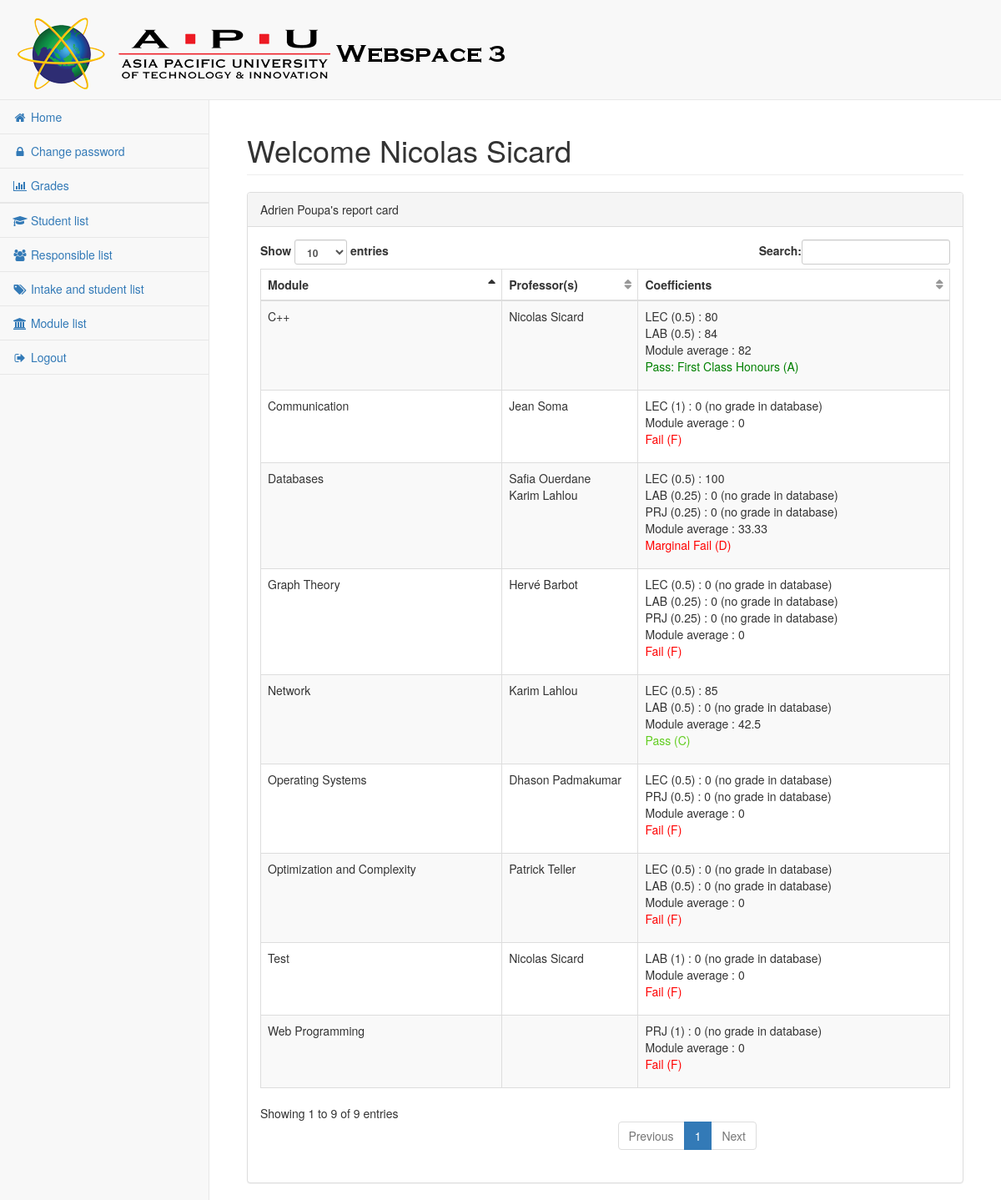
Screenshot of /report-card.php?id=1 (signed in) with the database file from the repository.
### tables this page shows
CREATE TABLE IF NOT EXISTS `student` (
  `name` varchar(255) NOT NULL,
  `surname` varchar(255) DEFAULT NULL,
  `birthdate` date DEFAULT NULL,
  `gender` varchar(1) DEFAULT NULL,
  `registered` date DEFAULT NULL,
  `previous_school` varchar(255) DEFAULT NULL,
  `photo` blob,
  `street` varchar(255) DEFAULT NULL,
  `cp` int(5) DEFAULT NULL,
  `city` varchar(255) DEFAULT NULL,
  `mobile` varchar(10) DEFAULT NULL,
  `phone` varchar(255) NOT NULL,
  `student_id` int(8) NOT NULL AUTO_INCREMENT,
  `tp_number` varchar(8) NOT NULL,
  `password` text NOT NULL,
  PRIMARY KEY (`student_id`)
);

CREATE TABLE IF NOT EXISTS `module` (
  `id_module` bigint(10) NOT NULL AUTO_INCREMENT,
  `name_module` varchar(255) DEFAULT NULL,
  `id_group2` int(10) DEFAULT NULL,
  PRIMARY KEY (`id_module`)
);

CREATE TABLE IF NOT EXISTS `teaches_module` (
  `id_professor` int(10) NOT NULL AUTO_INCREMENT,
  `id_module` bigint(10) NOT NULL,
  PRIMARY KEY (`id_professor`,`id_module`)
);

CREATE TABLE IF NOT EXISTS `professor` (
  `id_professor` int(10) NOT NULL AUTO_INCREMENT,
  `name_professor` varchar(255) DEFAULT NULL,
  `surname_professor` varchar(255) DEFAULT NULL,
  `password` text NOT NULL,
  PRIMARY KEY (`id_professor`)
);

CREATE TABLE IF NOT EXISTS `intake` (
  `id` int(10) NOT NULL AUTO_INCREMENT,
  `name` varchar(255) NOT NULL,
  PRIMARY KEY (`id`)
);

CREATE TABLE IF NOT EXISTS `coefficient` (
  `id_grade_module` int(10) NOT NULL AUTO_INCREMENT,
  `grade_type` varchar(3) DEFAULT NULL,
  `id_module3` int(10) DEFAULT NULL,
  `coefficient` float DEFAULT NULL,
  PRIMARY KEY (`id_grade_module`)
);

### report-card.php (the view, shortened to what this page needs)
<?php
include 'include/functions.php';
if ($_SESSION['role'] != 'student') {
    $id = $_GET['id'];
}
else {
    $id = $_SESSION['student_id'];
}
include 'include/head.php';
include 'include/navigation.php';
$student_query = $db->prepare("SELECT name, surname FROM student WHERE student_id=:id");
$student_query->bindParam(':id', $id);
$student_query->execute();
$student = $student_query->fetch();
?>
    <div id="page-wrapper">
        <div class="container-fluid">
            <div class="row">
                <div class="col-lg-12">
                    <h1 class="page-header">Welcome <?php echo htmlspecialchars($_SESSION['user']) ?></h1>
                </div>
            </div>
            <div class="row">
                <div class="col-lg-12">
                    <div class="panel panel-default">
                        <div class="panel-heading">
                            <?php echo htmlspecialchars($student['surname'].' '.$student['name']) ?>'s report card
                        </div>
                        <div class="panel-body">
                            <div class="dataTable_wrapper">
                                <table class="table table-striped table-bordered table-hover" id="jsTable">
                                    <thead>
                                    <tr>
                                        <th>Module</th>
                                        <th>Professor(s)</th>
                                        <th>Coefficients</th>
                                    </tr>
                                    </thead>
                                    <tbody>
                                    <?php
                                    $result = $db->prepare("SELECT id_module, name_module, id_group2 FROM student, module, intake_student, intake WHERE student.student_id=intake_student.id_student4 AND intake_student.id_groupe=intake.id AND intake_student.id_student4=student.student_id AND intake_student.id_groupe=module.id_group2 AND student_id=:id");
                                    $result->bindParam(':id', $id);
                                    $result->execute();
                                    while ($line = $result->fetch())
                                    {
                                        $query = $db->prepare("SELECT name FROM intake WHERE id=:id");
                                        $query->bindParam(':id', $line['id_group2']);
                                        $query->execute();
                                        if ($query->rowCount() > 0) {
                                            while ($nom = $query->fetch())
                                            {
                                                $query2 = $db->prepare("SELECT id_professor FROM teaches_module WHERE id_module=:id");
                                                $query2->bindParam(':id', $line['id_module']);
                                                $query2->execute();
                                                ?>
                                                <tr class="odd">
                                                <?php if ($_SESSION['role'] == 'admin') : ?>
                                                <td><a href="edit-module.php?id=<?php echo htmlspecialchars($line['id_module']) ?>"><?php echo htmlspecialchars($line['name_module']) ?></a></td>
                                                <?php else: ?>
                                                <td><?php echo htmlspecialchars($line['name_module']) ?></td>
                                                <?php endif; ?>
                                                <td>
                                                    <?php
                                                    while ($id_prof = $query2->fetch())
                                                    {
                                                        $query3 = $db->prepare("SELECT id_professor, name_professor, surname_professor FROM professor WHERE id_professor=:id");
                                                        $query3->bindParam(':id', $id_prof['id_professor']);
                                                        $query3->execute();
                                                        $row = $query3->fetch();
                                                        echo htmlspecialchars($row['surname_professor'].' '.$row['name_professor']).'<br />';
                                                    }
                                                    ?> </td> <td>
                                                <?php
                                                $average = $count = 0;
                                                $query4 = $db->prepare("SELECT grade, id_grade_module, grade_type, coefficient FROM coefficient, grade WHERE grade.grade_id=coefficient.id_grade_module AND id_module3=:id AND student_id=:student_id");
                                                $query4->bindParam(':id', $line['id_module']);
                                                $query4->bindParam(':student_id', $id);
                                                $query4->execute();
                                                while ($coeff = $query4->fetch())
                                                {
                                                    $count++;
                                                    $average += $coeff['grade'];
                                                    echo htmlspecialchars($coeff['grade_type'].' ('.$coeff['coefficient']).') : '.htmlspecialchars($coeff['grade']);
                                                    echo '<br />';
                                                }
                                                $query5 = $db->prepare("SELECT id_grade_module, grade_type, coefficient FROM coefficient WHERE id_module3=:id AND id_grade_module NOT IN (SELECT id_grade_module FROM coefficient, grade WHERE grade.grade_id=coefficient.id_grade_module AND id_module3=:id AND student_id=:student_id)");
                                                $query5->bindParam(':id', $line['id_module']);
                                                $query5->bindParam(':student_id', $id);
                                                $query5->execute();
                                                while ($coeff = $query5->fetch())
                                                {
                                                    $count++;
                                                    $average += 0;
                                                    echo htmlspecialchars($coeff['grade_type'].' ('.$coeff['coefficient']).') : 0 (no grade in database)';
                                                    echo '<br />';
                                                }
                                                if ($count != 0) {
                                                    $average /= $count;
                                                    echo 'Module average : '.round($average, 2);
                                                    generatePassFailMessage($average);
                                                }
                                                ?> </td> <?php
                                            }
                                        }
                                        else {
                                            ?>
                                            <td>No group</td>
                                            <td>No group</td>
                                            <td>No group</td>
                                            <?php
                                        }
                                        ?>
                                        </tr>
                                        <?php
                                    }
                                    ?>
                                    </tbody>
                                </table>
                            </div>
                        </div>
                    </div>
                </div>
            </div>
        </div>
    </div>
<?php
include 'include/foot.php';

### include/functions.php (shortened to what this page needs)
<?php
function generatePassFailMessage($average) {
    if ($average >= 70) {
        echo '<p style="color: green">Pass: First Class Honours (A)</p>';
    }
    elseif ($average < 70 && $average >= 60) {
        echo '<p style="color: green">Pass: Second Class Honours Upper Division (B+)</p>';
    }
    elseif ($average < 60 && $average >= 50) {
        echo '<p style="color: orange">Pass: Second Class Honours Lower Division (B)</p>';
    }
    elseif ($average < 50 && $average >= 40) {
        echo '<p style="color: #62cd21">Pass (C)</p>';
    }
    elseif ($average < 40 && $average >= 30) {
        echo '<p style="color: red">Marginal Fail (D)</p>';
    }
    else {
        echo '<p style="color: red">Fail (F)</p>';
    }
}

### rows the page displays
student: surname+name "Adrien Poupa"
module: name_module "Databases"
intake: coefficient "LEC (0.5", grade "100", average "33.33", shows "Marginal Fail (D)", grade "85", average "42.5", grade "80", coefficient "LAB (0.5", grade "84", average "82", average "0"
teaches_module: id_professor.name_professor "Safia Ouerdane"
teaches_module: id_professor.name_professor "Karim Lahlou"
coefficient: grade_type+coefficient "LAB (0.25"
coefficient: grade_type+coefficient "PRJ (0.25"
module: name_module "Network"
teaches_module: id_professor.name_professor "Karim Lahlou"
coefficient: grade_type+coefficient "LAB (0.5"
module: name_module "C++"
teaches_module: id_professor.name_professor "Nicolas Sicard"
module: name_module "Graph Theory"
teaches_module: id_professor.name_professor "Hervé Barbot"
coefficient: grade_type+coefficient "LEC (0.5"
coefficient: grade_type+coefficient "LAB (0.25"
coefficient: grade_type+coefficient "PRJ (0.25"
module: name_module "Optimization and Complexity"
teaches_module: id_professor.name_professor "Patrick Teller"
coefficient: grade_type+coefficient "LEC (0.5"
coefficient: grade_type+coefficient "LAB (0.5"
module: name_module "Communication"
teaches_module: id_professor.name_professor "Jean Soma"
coefficient: grade_type+coefficient "LEC (1"
module: name_module "Operating Systems"
teaches_module: id_professor.name_professor "Dhason Padmakumar"
coefficient: grade_type+coefficient "LEC (0.5"
coefficient: grade_type+coefficient "PRJ (0.5"
module: name_module "Web Programming"
coefficient: grade_type+coefficient "PRJ (1"
module: name_module "Test"
teaches_module: id_professor.name_professor "Nicolas Sicard"
coefficient: grade_type+coefficient "LAB (1"

### other values shown
$_SESSION['user'] "Nicolas Sicard"
